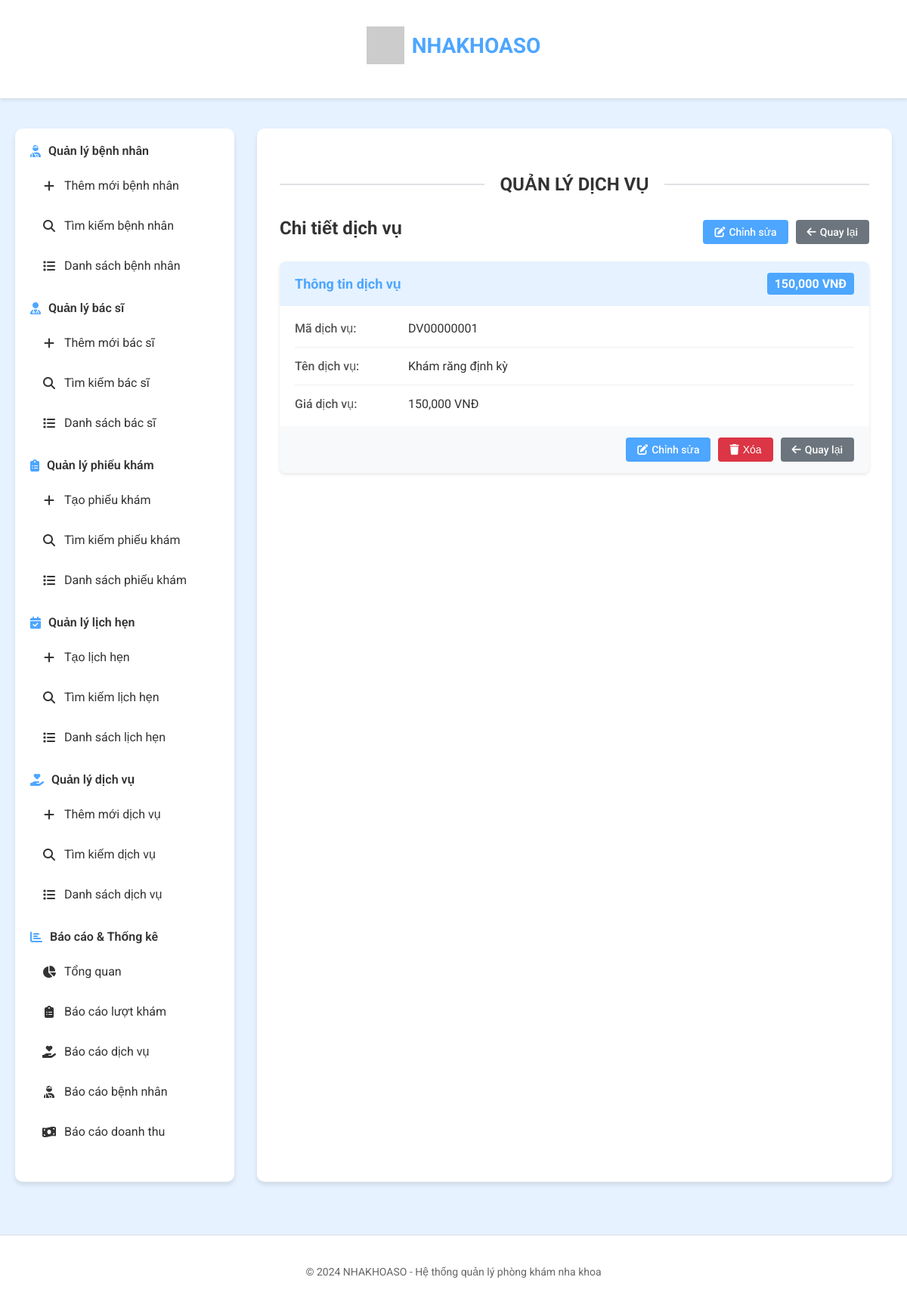
Page /dich-vu/chi-tiet/DV00000001 on the committed database.
### tables this page shows
CREATE TABLE DICHVU (
    MaDV CHAR(10) NOT NULL PRIMARY KEY, -- Mã dịch vụ
    TenDV VARCHAR(100) NOT NULL, -- Tên dịch vụ
    Gia DECIMAL(18,2) NULL -- Giá
);

### app.py (the view)
@app.route('/dich-vu/chi-tiet/<ma_dv>')
def chi_tiet_dich_vu(ma_dv):
    dv = get_dich_vu_by_id(ma_dv)
    if not dv:
        flash('Không tìm thấy dịch vụ', 'error')
        return redirect(url_for('dich_vu_list'))
    return render_template('chi_tiet_dich_vu.html', dich_vu=dv)

### database/db.py (called while the page is built)
def dict_factory(cursor, row):
    d = {}
    for idx, col in enumerate(cursor.description):
        value = row[idx]
        if isinstance(value, str) and len(value) == 10 and value[4] == "-" and value[7] == "-":
            try:
                value = datetime.datetime.strptime(value, "%Y-%m-%d")
            except ValueError:
                pass
        d[col[0]] = value
    return d

def get_connection():
    try:
        if not os.path.exists(DB_PATH):
            raise Exception(f"File cơ sở dữ liệu không tồn tại: {DB_PATH}")
        connection = sqlite3.connect(DB_PATH)
        connection.row_factory = dict_factory
        return connection
    except sqlite3.Error as e:
        error_msg = f"Lỗi khi kết nối đến SQLite: {e}"
        print(error_msg)
        raise Exception(error_msg)
    except Exception as e:
        error_msg = f"Lỗi: {e}"
        print(error_msg)
        raise Exception(error_msg)

def execute_query(query, params=None, fetch=False):
    query = query.replace("%s", "?")
    connection = get_connection()
    result = None
    if not connection:
        raise Exception("Không thể kết nối đến cơ sở dữ liệu")
    try:
        cursor = connection.cursor()
        if params:
            cursor.execute(query, params)
        else:
            cursor.execute(query)
        if fetch:
            result = cursor.fetchall()
        else:
            connection.commit()
            result = cursor.lastrowid
        cursor.close()
    except sqlite3.Error as e:
        error_msg = f"Lỗi khi thực thi truy vấn: {e}"
        print(error_msg)
        raise Exception(error_msg)
    finally:
        connection.close()
    return result

### database/dich_vu.py (called while the page is built)
def get_dich_vu_by_id(ma_dv):
    try:
        query = """
        SELECT * FROM DICHVU
        WHERE MaDV = %s
        """
        result = execute_query(query, (ma_dv,), fetch=True)
        if result and len(result) > 0:
            dich_vu = result[0]
            if dich_vu['Gia'] is None:
                dich_vu['Gia'] = 0
            elif isinstance(dich_vu['Gia'], str):
                try:
                    dich_vu['Gia'] = float(dich_vu['Gia'])
                except ValueError:
                    dich_vu['Gia'] = 0
            return dich_vu
        return None
    except Exception as e:
        print(f"Lỗi trong hàm get_dich_vu_by_id: {str(e)}")
        raise

### templates/chi_tiet_dich_vu.html (shortened to what this page needs)
{% extends 'layout.html' %}
{% block content %}
<div class="section-title">
    <h2>QUẢN LÝ DỊCH VỤ</h2>
</div>
<div class="content-header">
            <h2>Chi tiết dịch vụ</h2><div class="header-actions">
                <a href="{{ url_for('chinh_sua_dich_vu', ma_dv=dich_vu.MaDV) }}" class="btn btn-primary">
                    <i class="fas fa-edit"></i> Chỉnh sửa
                </a>
                <a href="{{ url_for('dich_vu_list') }}" class="btn btn-secondary">
                    <i class="fas fa-arrow-left"></i> Quay lại
                </a></div></div><div class="detail-container"><div class="detail-card"><div class="detail-header">
                    <h3>Thông tin dịch vụ</h3><div class="price-tag">{{ "{:,.0f}".format(dich_vu.Gia|float) }} VNĐ</div></div><div class="detail-content"><div class="detail-row"><div class="detail-label">Mã dịch vụ:</div><div class="detail-value">{{ dich_vu.MaDV }}</div></div><div class="detail-row"><div class="detail-label">Tên dịch vụ:</div><div class="detail-value">{{ dich_vu.TenDV }}</div></div><div class="detail-row"><div class="detail-label">Giá dịch vụ:</div><div class="detail-value">{{ "{:,.0f}".format(dich_vu.Gia|float) }} VNĐ</div></div></div><div class="detail-actions">
                    <a href="{{ url_for('chinh_sua_dich_vu', ma_dv=dich_vu.MaDV) }}" class="btn btn-primary">
                        <i class="fas fa-edit"></i> Chỉnh sửa
                    </a>
                    <button class="btn btn-danger" onclick="deleteDichVu('{{ dich_vu.MaDV }}')">
                        <i class="fas fa-trash"></i> Xóa
                    </button>
                    <a href="{{ url_for('dich_vu_list') }}" class="btn btn-secondary">
                        <i class="fas fa-arrow-left"></i> Quay lại
                    </a></div></div></div>
{% endblock %}

### static/style.css (style rules this page uses)
:root { --primary-color: #4da6ff; --secondary-color: #e6f2ff; --text-color: #333; --light-color: #f8f9fa; --border-color: #dee2e6; --hover-color: #3a8ad6; --success-color: #28a745; --danger-color: #dc3545; --warning-color: #ffc107; --info-color: #17a2b8; }
body { font-family: 'Roboto', sans-serif; margin: 0; padding: 0; background-color: var(--secondary-color); color: var(--text-color); }
.section-title { text-align: center; margin: 30px 0; position: relative; display: flex; align-items: center; justify-content: center; }
.section-title h2 { margin: 0; padding: 0 20px; font-size: 24px; font-weight: 700; color: var(--text-color); }
.section-title::before, .section-title::after { content: ""; flex: 1; height: 2px; background-color: var(--border-color); }
.btn { display: inline-block; padding: 10px 20px; background-color: var(--primary-color); color: white; border: none; border-radius: 5px; cursor: pointer; text-decoration: none; font-weight: 500; transition: background-color 0.3s ease; }
.content-header { margin-bottom: 30px; }
.content-header h2 { font-size: 24px; color: var(--text-color); margin: 0 0 10px 0; }

### templates/chi_tiet_dich_vu.html (style rules this page uses)
.content-header { display: flex; justify-content: space-between; align-items: center; margin-bottom: 20px; }
.header-actions { display: flex; gap: 10px; }
.detail-container { background-color: #fff; border-radius: 8px; box-shadow: 0 2px 4px rgba(0,0,0,0.1); overflow: hidden; }
.detail-card { padding: 0; }
.detail-header { background-color: var(--secondary-color); padding: 15px 20px; display: flex; justify-content: space-between; align-items: center; }
.detail-header h3 { margin: 0; font-size: 18px; color: var(--primary-color); }
.price-tag { background-color: var(--primary-color); color: white; padding: 5px 10px; border-radius: 4px; font-weight: bold; }
.detail-content { padding: 20px; }
.detail-row { display: flex; margin-bottom: 15px; border-bottom: 1px solid #eee; padding-bottom: 15px; }
.detail-row:last-child { margin-bottom: 0; border-bottom: none; padding-bottom: 0; }
.detail-label { width: 150px; font-weight: 500; color: #555; }
.detail-value { flex: 1; }
.detail-actions { padding: 15px 20px; background-color: #f8f9fa; display: flex; gap: 10px; justify-content: flex-end; }
.btn { padding: 8px 15px; border: none; border-radius: 4px; cursor: pointer; font-size: 14px; display: inline-flex; align-items: center; gap: 5px; }
.btn-primary { background-color: var(--primary-color); color: white; }
.btn-secondary { background-color: #6c757d; color: white; }
.btn-danger { background-color: #dc3545; color: white; }

### rows in the picture
DICHVU: Gia "150,000", MaDV "DV00000001", TenDV "Khám răng định kỳ"
